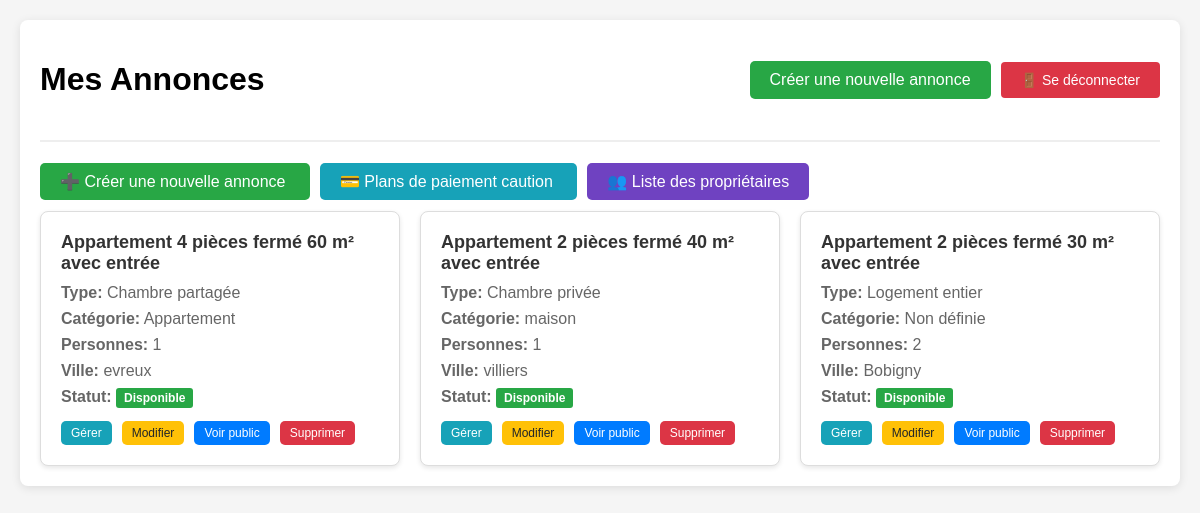
Screenshot of /annonce/dashboard/list/ (signed in) with the database file from the repository.
### annonce/models.py (models this page shows)
class Annonce(models.Model):
    user = models.ForeignKey(
        settings.AUTH_USER_MODEL,
        null=True,
        on_delete=models.CASCADE,
        unique=False
    )
    class TypeHebergement(models.TextChoices):
        Appartemment = 'APPT', _('Appartemment')
        Maison = 'MAIS', _('Maison')
        Studio = 'STUD', _('Studio')
        Autre = 'OTHR', _('Autre')
    hebergement_choice = models.CharField(
        max_length=4,
        choices=TypeHebergement.choices,
        default=TypeHebergement.Appartemment,
        verbose_name="Type d'hébergement"
    )
    class TypeLocation(models.TextChoices):
        logement_entier = 'ENTR', _('Logement entier')
        chambre_privee = 'PRIV', _('Chambre privée')
        chambre_partagee = 'PART', _('Chambre partagée')
    type_location_choices = models.CharField(
        max_length=4,
        choices=TypeLocation.choices,
        default=TypeLocation.logement_entier,
        verbose_name="Location partielle ou totale"
    )
    categorie_logement = models.CharField(max_length=50, blank=True)
    titre_logement = models.CharField(max_length=50, blank=True)
    description = models.TextField(blank=True)
    nombre_personne = IntegerField(
        default=1,
        validators=[
            MaxValueValidator(20),
            MinValueValidator(1)
        ],
        blank=True
    )
    pieces_couchage = IntegerField(
        default=1,
        validators=[
            MaxValueValidator(10),
            MinValueValidator(1)
        ],
        blank=True
    )
    equipements = models.ManyToManyField(Equipements, blank=True)
    services = models.ManyToManyField(Services, blank=True)
    categorie_service = models.ManyToManyField(CategorieService, blank=True)
    charges = models.ManyToManyField(Charges, blank=True)
    dureeLocationMini = models.CharField(blank=True,null=True, max_length=50)
    dureeLocationMaxi = models.CharField(blank=True,null=True, max_length=50)
    loyer_tc = models.FloatField(max_length=50, blank=True, null=True)
    charges_loyer = models.FloatField(max_length=50, blank=True, null=True)
    reservation = models.OneToOneField(
        settings.AUTH_USER_MODEL,
        null=True,
        on_delete=models.CASCADE,
        unique=False,
        related_name = 'user_reserved'
    )
    reserved = models.BooleanField(default=False)
    locataire_interesse = models.ForeignKey(
        settings.AUTH_USER_MODEL,
        null=True,
        blank=True,
        on_delete=models.SET_NULL,
        related_name='annonces_interessees',
        verbose_name='Locataire intéressé'
    )
    address = models.OneToOneField(
        AdressAnnonce,
        on_delete=models.CASCADE,
        null=True,
    )

class AdressAnnonce(models.Model):
    rue = models.CharField(blank=True, max_length=20)
    voie = models.CharField(blank=True, max_length=35)
    ville = models.CharField(blank=True, max_length=20)
    region = models.CharField(blank=True, max_length=20)
    zipCode = models.CharField(blank=True, max_length=5)
    pays = models.CharField(blank=True, max_length=20)

### annonce/views.py (the view)
# urls.py: path('dashboard/list/', views.dashboard_list, name='dashboard-list'),
@login_required
def dashboard_list(request):
    print(f"Dashboard_list appelé pour l'utilisateur: {request.user.email}")
    print(f"Utilisateur authentifié: {request.user.is_authenticated}")
    print(f"Type d'utilisateur: {request.user.get_typelocataire_display()}")
    print(f"Type d'utilisateur code: {request.user.typelocataire}")
    if request.user.typelocataire == 'PART':  # Particulier (locataire)
        print("Utilisateur identifié comme PARTICULIER (locataire)")
        annonce_selectionnee = Annonce.objects.filter(locataire_interesse=request.user).first()
        if annonce_selectionnee:
            print(f"Annonce sélectionnée trouvée: {annonce_selectionnee.titre_logement}")
            template = 'annonce/dashboard/dashboard_locataire.html'
            context = {
                'annonce_selectionnee': annonce_selectionnee,
                'is_locataire': True
            }
        else:
            print("Aucune annonce sélectionnée, affichage de toutes les annonces")
            annonces = Annonce.objects.filter(locataire_interesse__isnull=True).order_by('-id')
            template = 'annonce/search/annonce_result.html'
            context = {'annonces': annonces, 'is_locataire': True}
    elif request.user.typelocataire == 'PROF':  # Professionnel (propriétaire/agent)
        print("Utilisateur identifié comme PROFESSIONNEL (propriétaire)")
        annonces = Annonce.objects.filter(user=request.user).order_by('-id')
        template = 'annonce/dashboard/dashboard_list.html'
        context = {'annonces': annonces, 'is_locataire': False}
        for annonce in annonces:
            print(f"Annonce ID: {annonce.id}, Titre: {annonce.titre_logement}")
    else:
        print(f"Type d'utilisateur non reconnu: {request.user.typelocataire}")
        annonces = Annonce.objects.filter(user=request.user).order_by('-id')
        template = 'annonce/dashboard/dashboard_list.html'
        context = {'annonces': annonces, 'is_locataire': False}
    print(f"Template utilisé: {template}")
    print(f"Nombre d'annonces trouvées: {len(context.get('annonces', [context.get('annonce_selectionnee')] if context.get('annonce_selectionnee') else []))}")
    return render(request, template, context)

### templates/annonce/dashboard/dashboard_list.html (shortened to what this page needs)
<!DOCTYPE html>
<html lang="fr">
<head>
</head>
<body>
    <div class="container">
        <div class="header">
            <h1>Mes Annonces</h1>
            <div style="display: flex; align-items: center; gap: 10px;">
                <a href="{% url 'logged-annonce' %}" class="btn btn-success">Créer une nouvelle annonce</a>
                <a href="{% url 'logout-annonce' %}" class="logout-btn">🚪 Se déconnecter</a>
            </div>
        </div>
        <div style="margin-bottom: 20px;">
            <a href="{% url 'logged-annonce' %}" class="btn" style="background-color: #28a745;">
                ➕ Créer une nouvelle annonce
            </a>
            <a href="{% url 'liste_plans_paiement_proprietaire' %}" class="btn" style="background-color: #17a2b8; margin-left: 10px;">
                💳 Plans de paiement caution
            </a>
            <a href="{% url 'liste_proprietaires' %}" class="btn" style="background-color: #6f42c1; margin-left: 10px;">
                👥 Liste des propriétaires
            </a>
        </div>
        {% if annonces %}
        <div class="annonces-grid">
            {% for annonce in annonces %}
            <div class="annonce-card">
                <div class="annonce-title">
                    {{ annonce.titre_logement|default:"Logement sans titre" }}
                </div>
                <div class="annonce-info">
                    <strong>Type:</strong> {{ annonce.get_type_location_choices_display }}
                </div>
                <div class="annonce-info">
                    <strong>Catégorie:</strong> {{ annonce.categorie_logement|default:"Non définie" }}
                </div>
                <div class="annonce-info">
                    <strong>Personnes:</strong> {{ annonce.nombre_personne }}
                </div>
                {% if annonce.address %}
                <div class="annonce-info">
                    <strong>Ville:</strong> {{ annonce.address.ville|default:"Non définie" }}
                </div>
                {% endif %}
                <div class="annonce-info">
                    <strong>Statut:</strong>
                    {% if annonce.reserved %}
                        <span class="status status-reserved">Réservé</span>
                    {% else %}
                        <span class="status status-available">Disponible</span>
                    {% endif %}
                </div>
                <div class="annonce-actions">
                    <a href="{% url 'dashboard-annonce' annonce.id %}" class="btn btn-info btn-sm">Gérer</a>
                    <a href="{% url 'dashboard-description' annonce.id %}" class="btn btn-warning btn-sm">Modifier</a>
                    <a href="/annonce/detail_annonce/{{ annonce.id }}" class="btn btn-sm" target="_blank">Voir public</a>
                    <a href="{% url 'supprimer-annonce' annonce.id %}" class="btn btn-danger btn-sm" onclick="return confirm('Êtes-vous sûr de vouloir supprimer cette annonce ?')">Supprimer</a>
                </div>
            </div>
            {% endfor %}
        </div>
        {% else %}
        <div class="no-annonces">
            <h3>Aucune annonce trouvée</h3>
            <p>Vous n'avez pas encore créé d'annonce.</p>
            <a href="{% url 'logged-annonce' %}" class="btn btn-success">Créer votre première annonce</a>
        </div>
        {% endif %}
    </div>
</body>
</html>

### templates/annonce/dashboard/dashboard_list.html (style rules this page uses)
body { font-family: Arial, sans-serif; margin: 0; padding: 20px; background-color: #f5f5f5; }
.container { max-width: 1200px; margin: 0 auto; background: white; padding: 20px; border-radius: 8px; box-shadow: 0 2px 10px rgba(0,0,0,0.1); }
.header { display: flex; justify-content: space-between; align-items: center; margin-bottom: 30px; border-bottom: 2px solid #eee; padding-bottom: 20px; }
.btn { padding: 10px 20px; text-decoration: none; border-radius: 5px; color: white; background-color: #007bff; }
.btn-success { background-color: #28a745; }
.annonces-grid { display: grid; grid-template-columns: repeat(auto-fill, minmax(300px, 1fr)); gap: 20px; }
.annonce-card { border: 1px solid #ddd; border-radius: 8px; padding: 20px; background: white; box-shadow: 0 2px 5px rgba(0,0,0,0.1); }
.annonce-title { font-size: 18px; font-weight: bold; margin-bottom: 10px; color: #333; }
.annonce-info { margin-bottom: 8px; color: #666; }
.annonce-actions { margin-top: 15px; display: flex; gap: 10px; flex-wrap: wrap; }
.btn-sm { padding: 5px 10px; font-size: 12px; }
.btn-warning { background-color: #ffc107; color: #212529; }
.btn-info { background-color: #17a2b8; }
.btn-danger { background-color: #dc3545; }
.status { padding: 3px 8px; border-radius: 3px; font-size: 12px; font-weight: bold; }
.status-available { background-color: #28a745; color: white; }
.logout-btn { background-color: #dc3545; color: white; padding: 10px 20px; border: none; border-radius: 4px; cursor: pointer; text-decoration: none; font-size: 14px; }

### rows the page displays
Annonce: titre_logement "Appartement 4 pièces fermé 60 m² avec entrée", type_location_choices "Chambre partagée", categorie_logement "Appartement", nombre_personne "1", address.ville "evreux", reserved "Disponible"
Annonce: titre_logement "Appartement 2 pièces fermé 40 m² avec entrée", type_location_choices "Chambre privée", categorie_logement "maison", nombre_personne "1", address.ville "villiers", reserved "Disponible"
Annonce: titre_logement "Appartement 2 pièces fermé 30 m² avec entrée", type_location_choices "Logement entier", categorie_logement "Non définie", nombre_personne "2", address.ville "Bobigny", reserved "Disponible"
